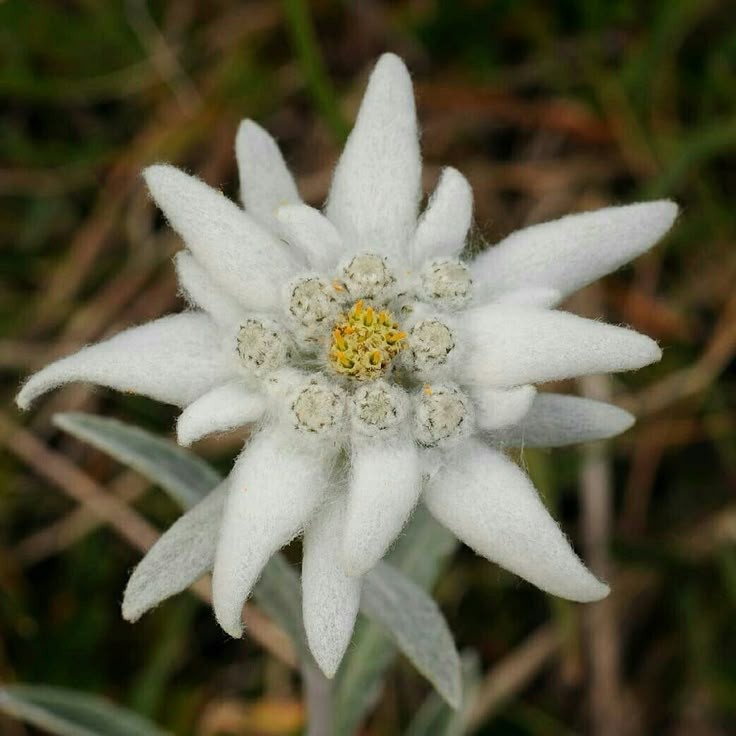
%> input picture tugas-2/task3/test_images/color2 .jpg, 736 x 736 px
$ octave --eval "test_ringing_effect(imread('test_images/color2 .jpg'));"   (GNU Octave 9; MATLAB toolbox functions it lacks are replaced by stand-ins)
%> lines starting %> are read from the running program, lines starting %| are printed output that depends on the picture; in (x1, y1, x2, y2) boxes, pixels count from 0 and x2, y2 are one past the last pixel; in counts of white or black regions, pixels touching at a corner belong together; the program's own positions count from 1
### tugas-2/task3/ihpf.m
function [output, H, spectrum] = ihpf(f, D0, usePadding)
%> called with D0 = 30, usePadding = true
% IHPF - Ideal High-Pass Filter dalam ranah frekuensi
%
% Syntax:
%   [output, H, spectrum] = ihpf(f, D0, usePadding)
%
% Input:
%   f          - Citra input (grayscale atau RGB)
%   D0         - Frekuensi cutoff
%   usePadding - true untuk padding 2x, false untuk tanpa padding (default: true)
%
% Output:
%   output     - Citra hasil filtering
%   H          - Filter yang digunakan
%   spectrum   - Struct berisi informasi spektrum
%
% Formula IHPF (Slide 49):
%   H(u,v) = 0 jika D(u,v) <= D0
%   H(u,v) = 1 jika D(u,v) > D0
%   dimana D(u,v) = sqrt((u - M/2)^2 + (v - N/2)^2)

    if nargin < 3
        usePadding = true;
    end

    f = im2double(f);
    [M, N, channels] = size(f);
%> M = 736; N = 736; channels = 1

    if usePadding
        P = 2*M;
%> P = 1472
        Q = 2*N;
%> Q = 1472
    else
        P = M;
        Q = N;
    end

    output = zeros(M, N, channels);
    for ch = 1:channels
        fc = f(:,:,ch);

        if usePadding
            fp = zeros(P, Q);
            fp(1:M, 1:N) = fc;
        else
            fp = fc;
        end

        F = fft2(fp);
        F_shifted = fftshift(F);

        u = 0:(P-1);
        v = 0:(Q-1);

        idx = find(u > P/2);
        u(idx) = u(idx) - P;
        idy = find(v > Q/2);
        v(idy) = v(idy) - Q;

        [V, U] = meshgrid(v, u);
        D = sqrt(U.^2 + V.^2);

        H = double(D > D0);
        H = fftshift(H);

        G = H .* F_shifted;

        G_unshifted = ifftshift(G);
        g = real(ifft2(G_unshifted));

        if usePadding
            g = g(1:M, 1:N);
        end

        output(:,:,ch) = g;

        if ch == 1
            spectrum.original = log(1 + abs(F_shifted));
            spectrum.filtered = log(1 + abs(G));
            spectrum.filter = H;
            spectrum.magnitude_original = abs(F_shifted);
            spectrum.magnitude_filtered = abs(G);
        end
    end
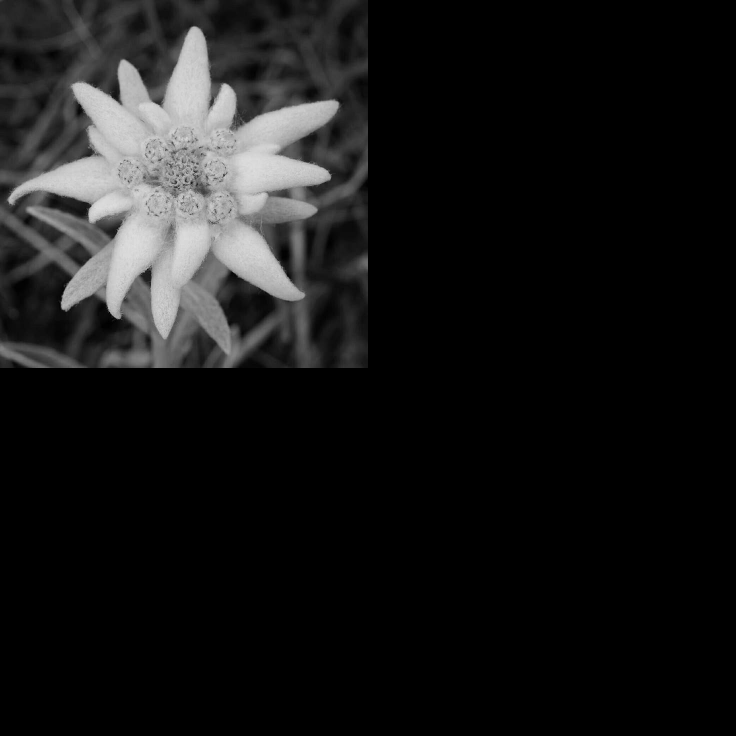
%> fp: size 1472x1472 double (shown at 1/2 size); min 0, max 0.875, mean 0.0914
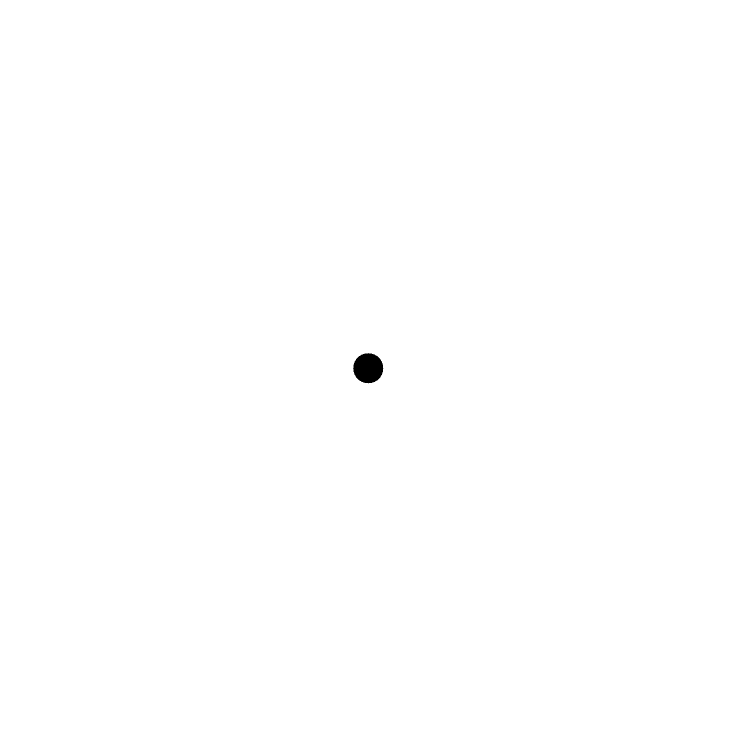
%> spectrum.filter: size 1472x1472 double (shown at 1/2 size); values 0 (black) and 1 (white), 99.9% white; 1 black region, box (x1, y1, x2, y2) and area: (706, 706, 767, 767) 2821
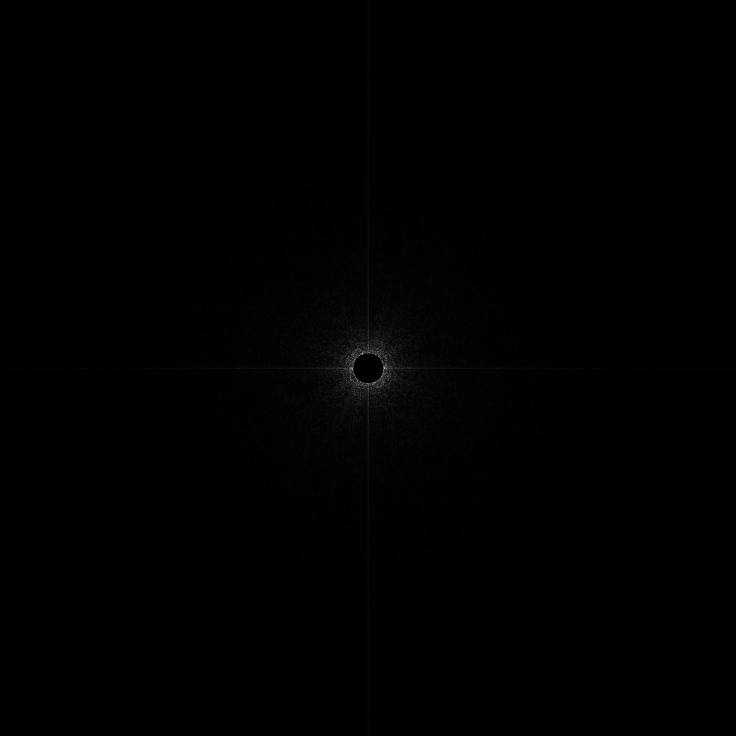
%> spectrum.magnitude_filtered: size 1472x1472 double (shown at 1/2 size); min 0, max 3461.1, mean 15.4; drawn with min black and max white
%> after the loop, u = 1472 values, max 736 at index 737, min -735 at index 738, mean 0.5; v has the same summary as u

    output = mat2gray(output);
end

### tugas-2/task3/ghpf.m
function [output, H, spectrum] = ghpf(f, D0, usePadding)
%> called with D0 = 30, usePadding = true
% GHPF - Gaussian High-Pass Filter dalam ranah frekuensi
%
% Syntax:
%   [output, H, spectrum] = ghpf(f, D0, usePadding)
%
% Input:
%   f          - Citra input (grayscale atau RGB)
%   D0         - Frekuensi cutoff
%   usePadding - true untuk padding 2x, false untuk tanpa padding (default: true)
%
% Output:
%   output     - Citra hasil filtering
%   H          - Filter yang digunakan
%   spectrum   - Struct berisi informasi spektrum
%
% Formula GHPF (Slide 51):
%   H(u,v) = 1 - exp(-D^2(u,v) / (2*D0^2))
%   dimana D(u,v) = sqrt((u - M/2)^2 + (v - N/2)^2)
%
% GHPF tidak menimbulkan ringing effect
% karena tidak ada transisi tajam seperti IHPF

    if nargin < 3
        usePadding = true;
    end

    f = im2double(f);
    [M, N, channels] = size(f);

    if usePadding
        P = 2*M;
        Q = 2*N;
    else
        P = M;
        Q = N;
    end

    output = zeros(M, N, channels);

    for ch = 1:channels
        fc = f(:,:,ch);

        if usePadding
            fp = zeros(P, Q);
            fp(1:M, 1:N) = fc;
        else
            fp = fc;
        end

        F = fft2(fp);
        F_shifted = fftshift(F);

        u = 0:(P-1);
        v = 0:(Q-1);

        idx = find(u > P/2);
        u(idx) = u(idx) - P;
        idy = find(v > Q/2);
        v(idy) = v(idy) - Q;

        [V, U] = meshgrid(v, u);
        D = sqrt(U.^2 + V.^2);

        H_lp = exp(-(D.^2)./(2*(D0^2)));
        H = 1 - H_lp;
        H = fftshift(H);
        G = H .* F_shifted;

        G_unshifted = ifftshift(G);
        g = real(ifft2(G_unshifted));

        if usePadding
            g = g(1:M, 1:N);
        end

        output(:,:,ch) = g;

        if ch == 1
            spectrum.original = log(1 + abs(F_shifted));
            spectrum.filtered = log(1 + abs(G));
            spectrum.filter = H;
            spectrum.magnitude_original = abs(F_shifted);
            spectrum.magnitude_filtered = abs(G);
        end
    end
%> this loop made 1 pass
%> pass 1, in ghpf, `g = g(1:M, 1:N);`:
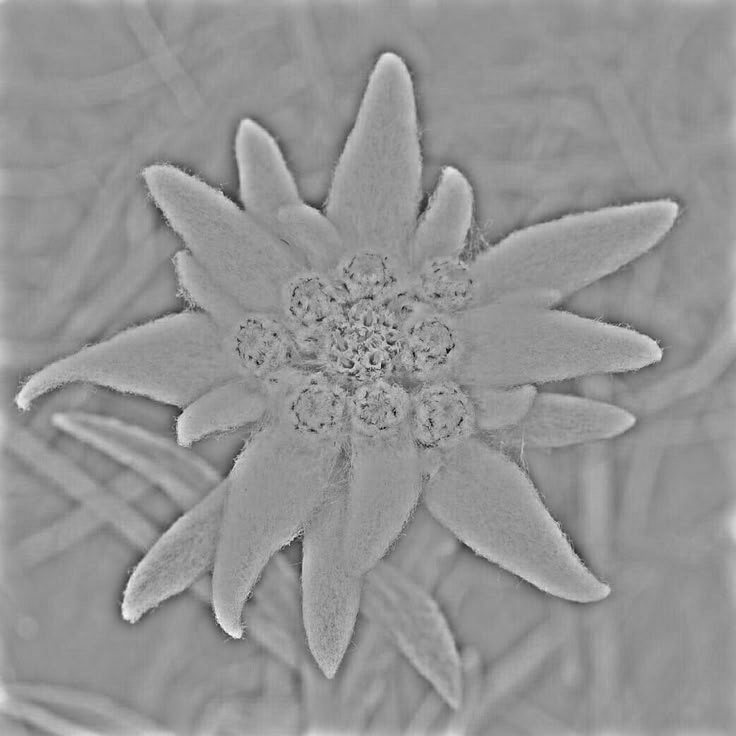
%> g: size 736x736 double; min -0.544, max 0.397, mean 0.00283; drawn with min black and max white

    output = mat2gray(output);
end

### tugas-2/task3/test_ringing_effect.m
function test_ringing_effect(image, D0, usePadding)
% TEST_RINGING_EFFECT - Demonstrasi ringing effect
%
% Program ini menunjukkan bahwa IHPF menghasilkan ringing artifact
% karena diskontinuitas fungsi filter, sedangkan GHPF tidak.
%
% Syntax:
%   test_ringing_effect(image, D0, usePadding)
%
% Input:
%   image      - Citra input (akan dikonversi ke grayscale)
%   D0         - Cutoff frequency (default: 30, gunakan nilai kecil untuk ringing jelas)
%   usePadding - true/false (default: true)

    if nargin < 2
        D0 = 30;
    end
    if nargin < 3
        usePadding = true;
    end

    if size(image, 3) == 3
        image = rgb2gray(image);
    end

    fprintf('========================================\n');
    fprintf('RINGING EFFECT DEMONSTRATION\n');
    fprintf('========================================\n');
    fprintf('Cutoff frequency D0 = %d\n', D0);
    fprintf('Slide Reference: 24-25\n\n');

    fprintf('Applying IHPF (akan ada ringing)...\n');
    [ihpf_result, ihpf_H, ihpf_spectrum] = ihpf(image, D0, usePadding);

    fprintf('Applying GHPF (tidak ada ringing)...\n');
    [ghpf_result, ghpf_H, ghpf_spectrum] = ghpf(image, D0, usePadding);

    difference = abs(double(ihpf_result) - double(ghpf_result));
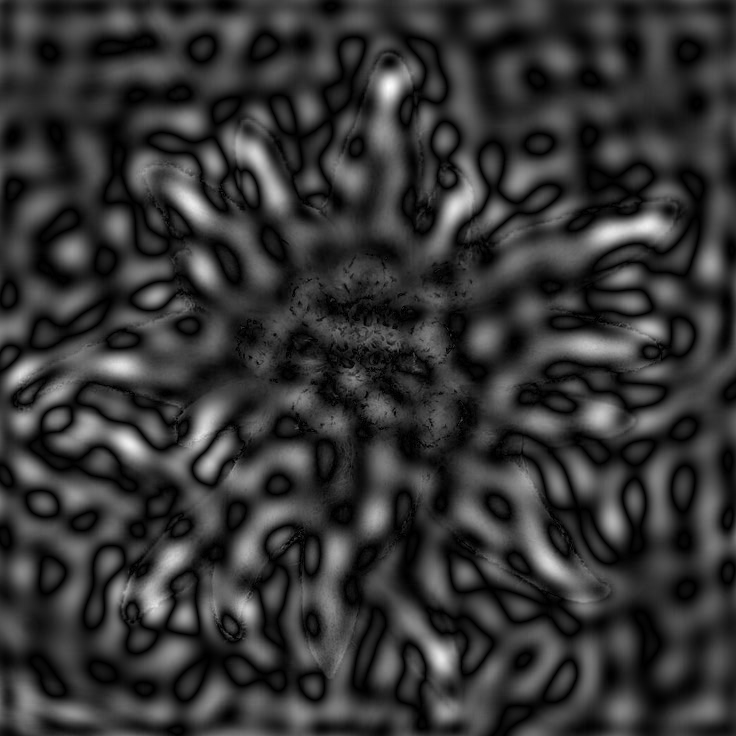
%> difference: size 736x736 double; min 0, max 0.151, mean 0.0315; drawn with min black and max white

    figure('Name', 'Ringing Effect Analysis (Slide 24-25)', 'Position', [50 50 1600 900]);

    subplot(3, 4, 1);
    imshow(image);
    title('Original Image', 'FontWeight', 'bold');

    subplot(3, 4, 2);
    imshow(ihpf_result);
    title(sprintf('IHPF (D0=%d)\nADA RINGING', D0), 'Color', 'red', 'FontWeight', 'bold');

    subplot(3, 4, 3);
    imshow(ghpf_result);
    title(sprintf('GHPF (D0=%d)\nTIDAK ADA RINGING', D0), 'Color', 'green', 'FontWeight', 'bold');

    subplot(3, 4, 4);
    imshow(difference, []);
    title('Difference (Ringing Artifact)');
    colorbar;
    colormap(gca, 'hot');

    subplot(3, 4, 5);
    text(0.5, 0.5, 'Filter Visualization', 'HorizontalAlignment', 'center', ...
         'FontSize', 10, 'FontWeight', 'bold');
    axis off;

    subplot(3, 4, 6);
    imshow(ihpf_H);
    title('IHPF Filter (Diskontinuitas Tajam)');
    colorbar;

    subplot(3, 4, 7);
    imshow(ghpf_H);
    title('GHPF Filter (Transisi Smooth)');
    colorbar;

    subplot(3, 4, 8);
    centerRow = round(size(ihpf_H, 1) / 2);
%> centerRow = 736
    plot(ihpf_H(centerRow, :), 'b-', 'LineWidth', 2); hold on;
    plot(ghpf_H(centerRow, :), 'r-', 'LineWidth', 2);
    legend('IHPF (Tajam)', 'GHPF (Smooth)', 'Location', 'best');
    title('Filter Cross-Section');
    xlabel('Frequency'); ylabel('H(u,v)');
    grid on;
    ylim([0 1.1]);

    subplot(3, 4, 9);
    imshow(log(1 + abs(fftshift(fft2(double(image))))), []);
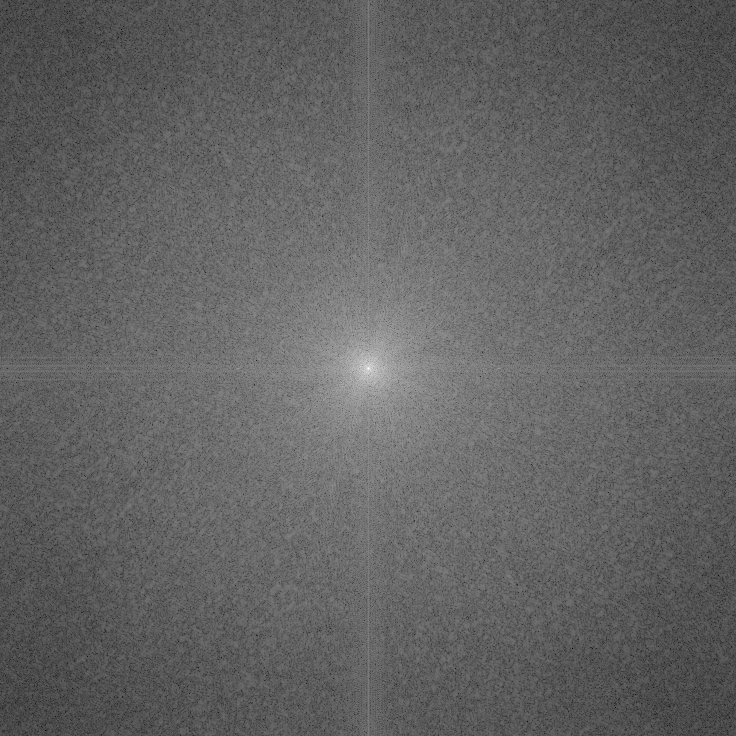
%> displayed picture: size 736x736, on the screen's scale of 0 to 255; min 0, max 255, mean 98.1
    title('Original Spectrum');
    colormap(gca, 'jet');

    subplot(3, 4, 10);
    imshow(ihpf_spectrum.filtered, []);
    title('IHPF Filtered Spectrum');
    colormap(gca, 'jet');

    subplot(3, 4, 11);
    imshow(ghpf_spectrum.filtered, []);
    title('GHPF Filtered Spectrum');
    colormap(gca, 'jet');

    subplot(3, 4, 12);
    profile_row = round(size(image, 1) / 2);
%> profile_row = 368
    plot(double(image(profile_row, :)), 'k-', 'LineWidth', 1.5); hold on;
    plot(double(ihpf_result(profile_row, :))*255, 'b-', 'LineWidth', 1.5);
    plot(double(ghpf_result(profile_row, :))*255, 'r-', 'LineWidth', 1.5);
    legend('Original', 'IHPF (dengan ringing)', 'GHPF (smooth)', ...
           'Location', 'best', 'FontSize', 8);
    title('Cross-Section Profile (Tengah)');
    xlabel('Column'); ylabel('Intensity');
    grid on;

    sgtitle(['Ringing Effect Demonstration (Slide 24-25) | D0 = ' num2str(D0)], ...
            'FontSize', 14, 'FontWeight', 'bold');

    fprintf('\n========================================\n');
    fprintf('ANALISIS RINGING EFFECT\n');
    fprintf('========================================\n');
    fprintf('IHPF (Ideal High-Pass Filter):\n');
    fprintf('  - Memiliki transisi TAJAM (diskontinuitas)\n');
    fprintf('  - Menimbulkan RINGING ARTIFACT\n');
    fprintf('  - Terlihat sebagai "ringing" pada tepi\n\n');
    fprintf('GHPF (Gaussian High-Pass Filter):\n');
    fprintf('  - Memiliki transisi SMOOTH (continuous)\n');
    fprintf('  - TIDAK menimbulkan ringing\n');
    fprintf('  - Hasil lebih natural\n\n');
    fprintf('Difference Image:\n');
    fprintf('  - Intensitas rata-rata: %.4f\n', mean(difference(:)));
%|   - Intensitas rata-rata: 0.0315
    fprintf('  - Max difference: %.4f\n', max(difference(:)));
%|   - Max difference: 0.1507
%> `test_ringing_effect(imread('test_images/color2 .jpg'));`:
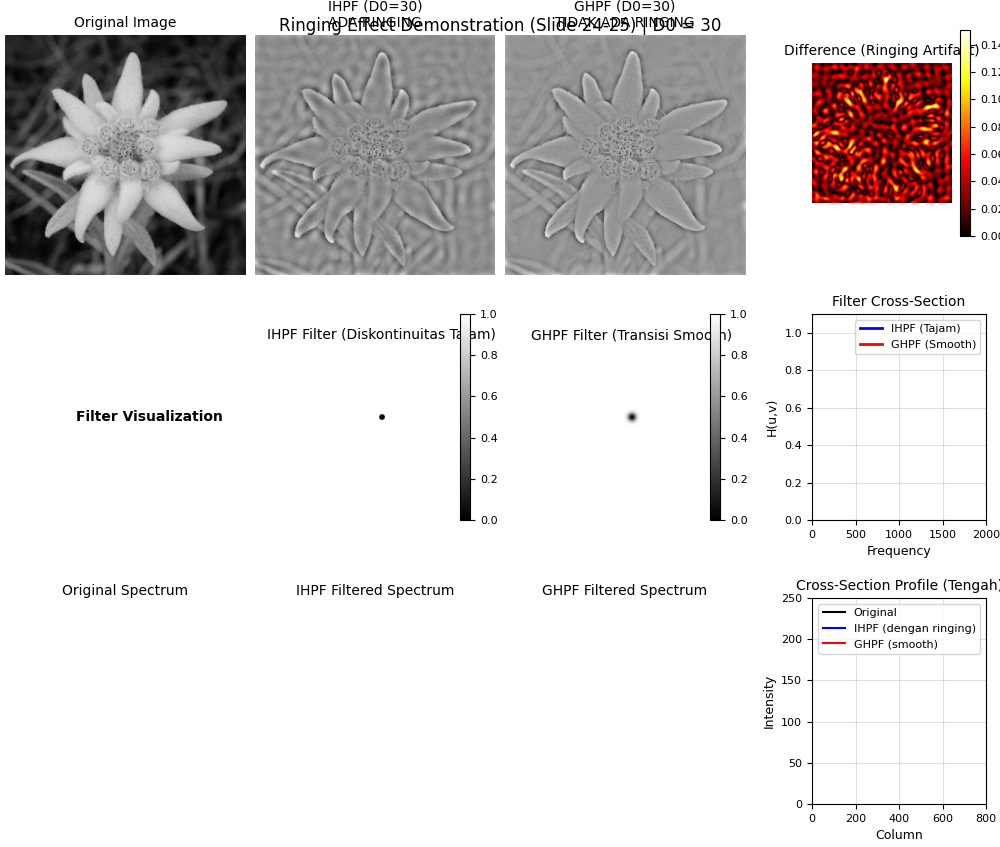
%> figure redrawn from the program's plot data, 12 panels
    fprintf('  - Area dengan perbedaan tinggi = ringing\n');
    fprintf('========================================\n\n');
end
